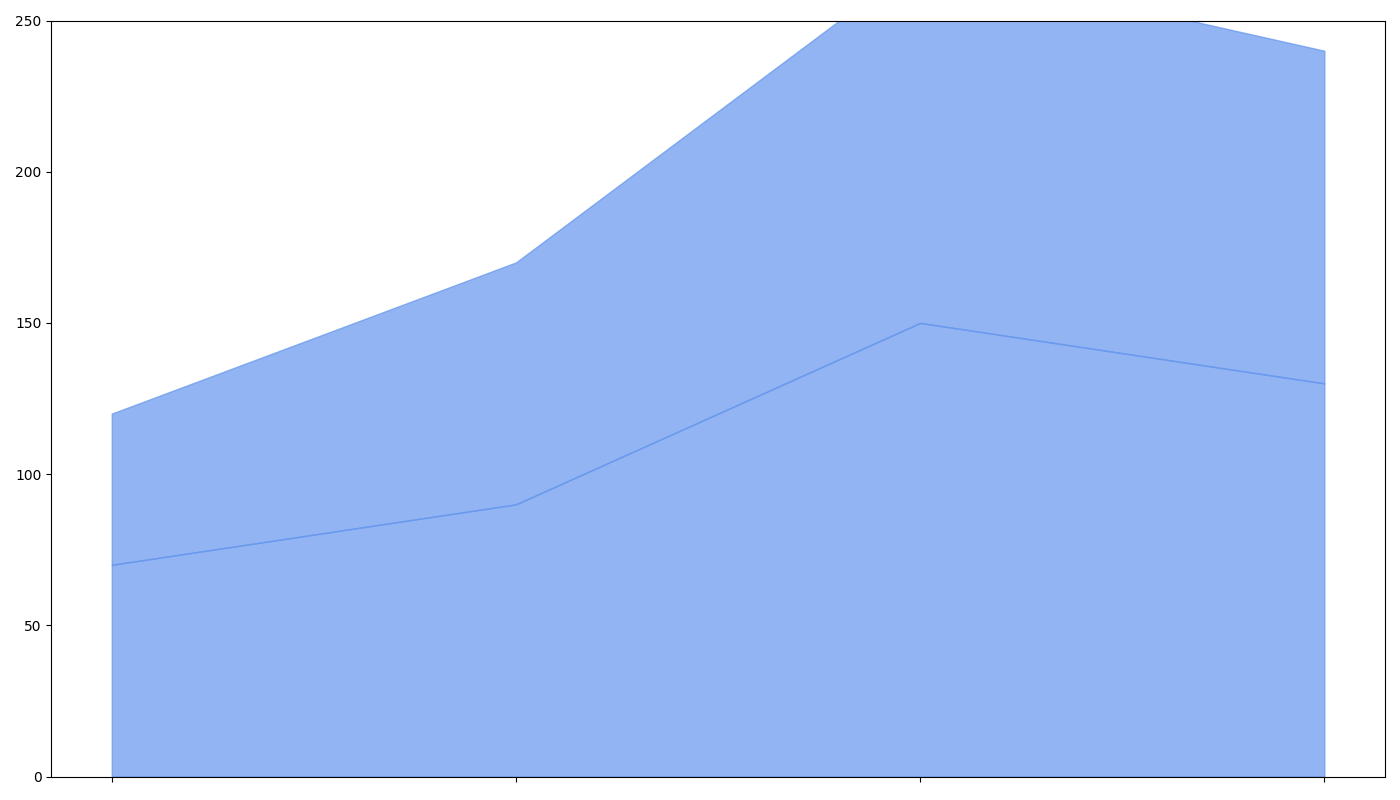

Write Python code to recreate this figure.
import matplotlib.pyplot as plt
import numpy as np

quarters = ['Q1', 'Q2', 'Q3', 'Q4']
lake_spring = [70, 90, 150, 130]
lake_silver = [50, 80, 120, 110]

lake_silver_cumulative = np.array(lake_spring) + np.array(lake_silver)

fig, ax = plt.subplots(figsize=(14, 8))

single_color = 'cornflowerblue'
alpha_value = 0.7

ax.fill_between(quarters, lake_spring, color=single_color, alpha=alpha_value)
ax.fill_between(quarters, lake_silver_cumulative, lake_spring, color=single_color, alpha=alpha_value)

ax.set_ylim(0, 250)
ax.set_yticks(range(0, 251, 50))
ax.set_xticks(np.arange(len(quarters)))
ax.set_xticklabels([''] * len(quarters))  # Empty string for labels to remove them

plt.tight_layout()
plt.show()
